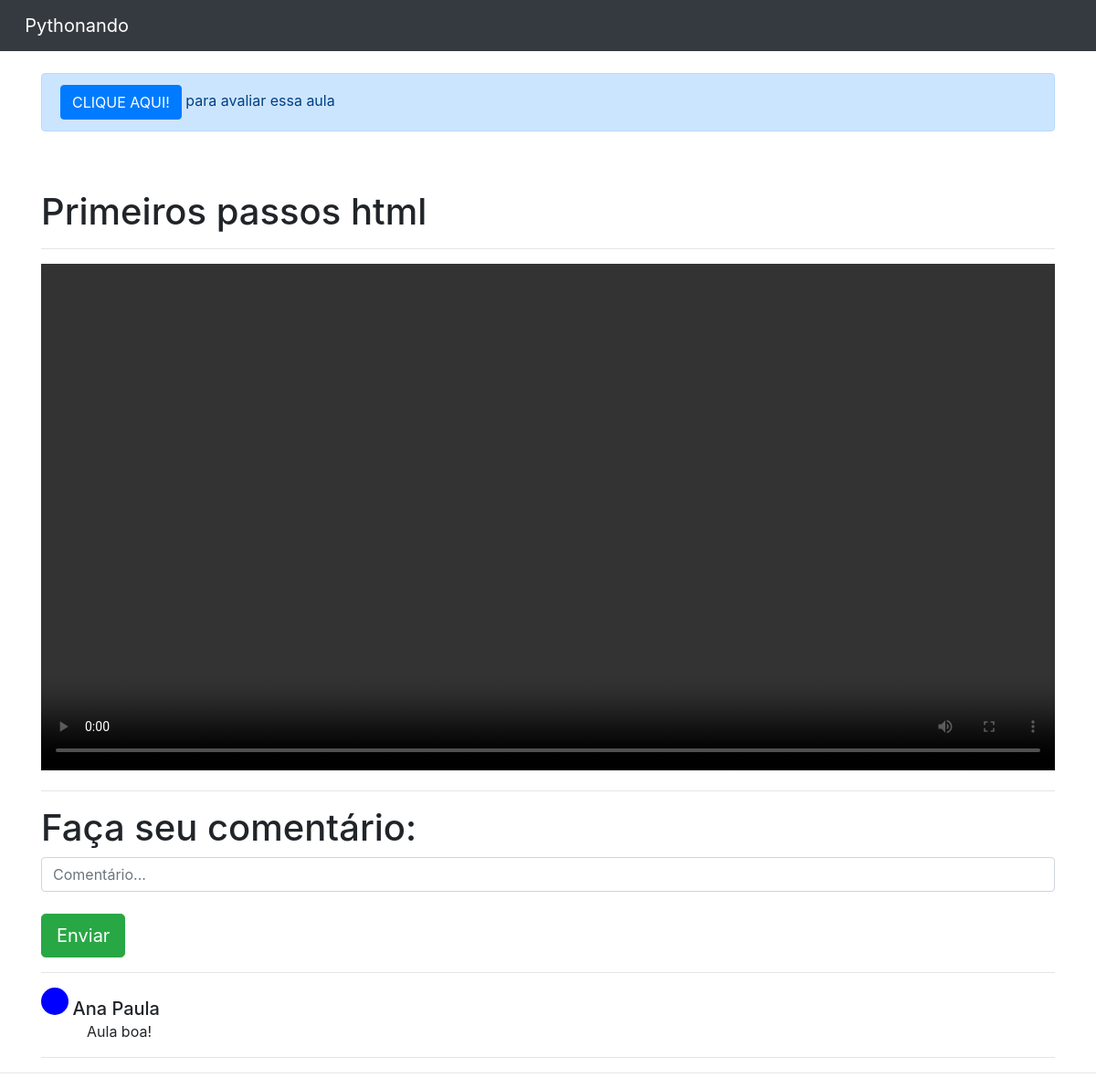
Before: /home/aula/1 (signed in) with the older database file.
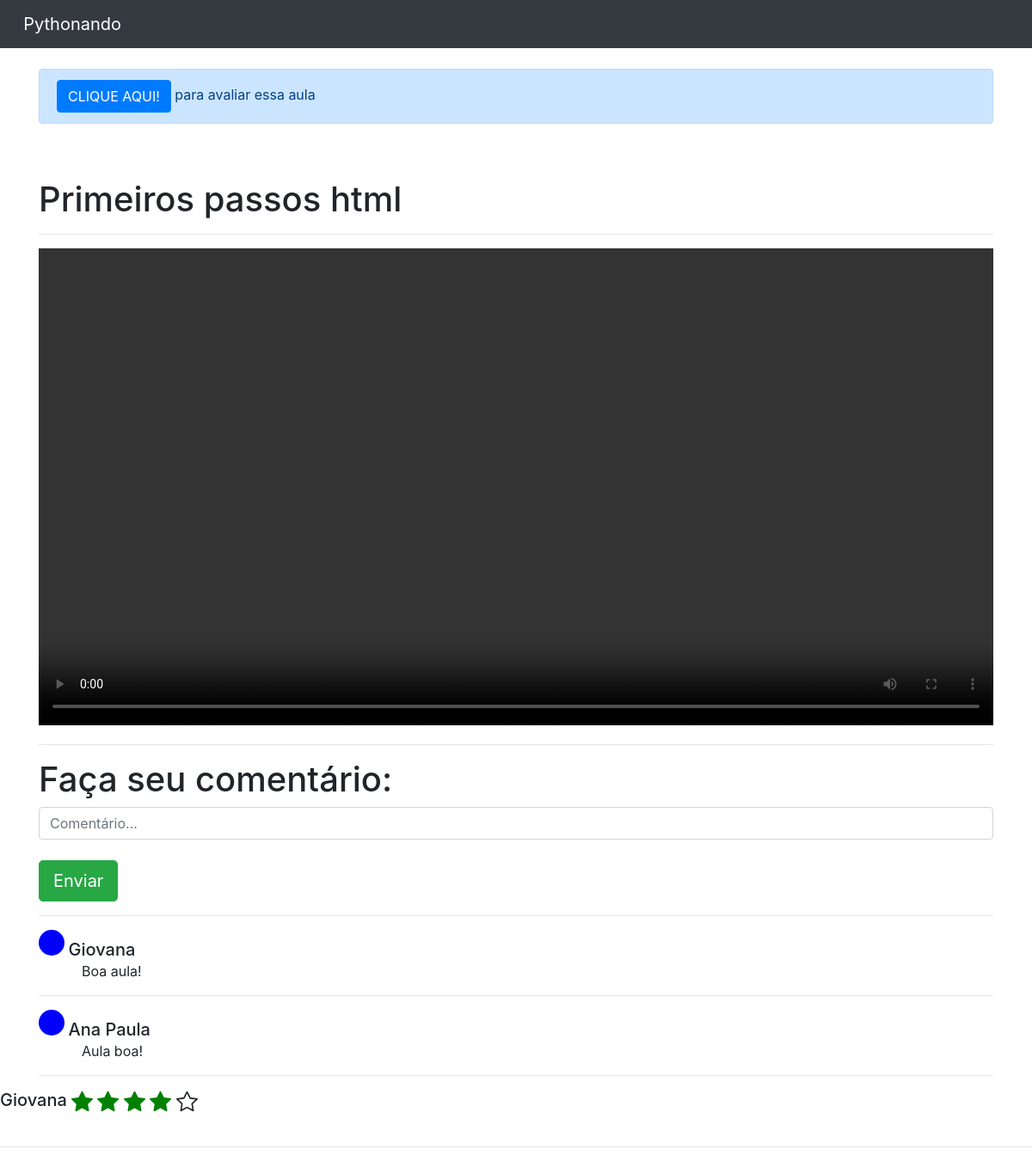
After: the same page with the newer database file.
### cursos/models.py (models this page shows, shortened)
class Aulas(models.Model):
    nome = models.CharField(max_length = 100)
    descricao = models.TextField()
    aula = models.FileField(upload_to = "aulas")
    curso = models.ForeignKey(Cursos, on_delete = models.DO_NOTHING)
    class Meta:
        verbose_name = "Aula"
        verbose_name_plural = "Aulas"

class Comentarios(models.Model):
    usuario = models.ForeignKey(Usuario, on_delete = models.DO_NOTHING)
    comentario = models.TextField()
    data = models.DateTimeField(default = datetime.now)
    aula = models.ForeignKey(Aulas, on_delete = models.DO_NOTHING)
    class Meta:
        verbose_name = "Comentario"
        verbose_name_plural = "Comentarios"

class NotasAulas(models.Model):
    choices = (
        ('p', 'Péssimo'),
        ('r', 'Ruim'),
        ('re', 'Regular'),
        ('b', 'bom'),
        ('o', 'Ótimo')
    )
    aula = models.ForeignKey(Aulas, on_delete=models.DO_NOTHING)
    nota = models.CharField(max_length=50, choices=choices)
    usuario = models.ForeignKey(Usuario, on_delete=models.DO_NOTHING)

### usuarios/models.py (models this page shows)
class Usuario(models.Model):
    nome = models.CharField(max_length = 50)
    email = models.EmailField()
    senha = models.CharField(max_length = 64)
    def __str__(self) -> str:
        return self.nome
    class Meta:
        verbose_name = "Usuario"
        verbose_name_plural = "Usuarios"

### cursos/views.py (the view)
# urls.py: path('aula/<int:id>', views.aula, name = 'aula'),
def aula(request, id):
    if request.session.get('usuario'):
        aula = Aulas.objects.get(id = id)
        usuario_id = request.session['usuario']
        comentarios = Comentarios.objects.filter(aula = aula).order_by('-data')
        request_usuario = request.session.get('usuario')
        usuario_avaliou = NotasAulas.objects.filter(aula_id = id).filter(usuario_id = request_usuario)
        avaliacoes = NotasAulas.objects.filter(aula_id = id) #exibir todas as avaliacoes
        return render(request, 'aula.html', {'aula': aula,
                                            'usuario_id': usuario_id,
                                            'comentarios': comentarios,
                                            'request_usuario': request_usuario,
                                            'usuario_avaliou': usuario_avaliou,
                                            'avaliacoes': avaliacoes})
    else:
        return redirect('/auth/login/?status=2')

### cursos/templatestags/filtros.py (called while the page is built)
@register.filter
def return_list(value, arg):
    return [i for i in range(int(arg))]

### cursos/templates/aula.html (shortened to what this page needs)
{% extends 'base.html'%}
{% load filtros %}
{% block 'body' %}
<div class="container">
    {% if not usuario_avaliou %}
    <br>
        <div class="alert alert-primary" role="alert">
            <button type="button" class="btn btn-primary" data-toggle="modal" data-target="#exampleModal">
                CLIQUE AQUI!
            </button> para avaliar essa aula
        </div>
    {% endif %}
    <br>
    <br>
    <h1>{{aula.nome}}</h1>
    <hr>
    <video  width="100%" controls>
        <source src="{{aula.aula.url}}" type="video/mp4">
    </video>
    <hr>
    <h1>Faça seu comentário: </h1>
    <input id="comentario" type="text" placeholder="Comentário..." class="form-control">
    <br>
    <input onclick="envia_comentario()" type="button" value="Enviar" class="btn btn-success btn-lg">
    <hr>
    <div id="comentarios">
        {% for i in comentarios%}
        <div style="background-color: blue; width: 30px; height: 30px; border-radius: 15px; display: inline-block;"></div>
        <h5 style="display: inline;">{{i.usuario}}</h5>
        <p style="margin-left: 50px;">{{i.comentario}}</p>
        <hr>
        {% endfor %}
    </div>
</div>
    <div id="avaliacoes">
        {% for i in avaliacoes%}
        <h5 style="display: inline;">
            {{i.usuario}}
        </h5>
        <br>
        <br>
        {% endfor %}
        <hr>
    </div>
{% endblock %}

### templates/base.html (shortened to what this page needs)
<!doctype html>
<html lang="pt-BR">
    <head>
    <link rel="stylesheet" href="https://cdn.jsdelivr.net/npm/bootstrap@4.6.0/dist/css/bootstrap.min.css">
    </head>
    <body>
    <nav class="navbar navbar-dark bg-dark">
        <a class="navbar-brand" href="#">&nbsp&nbspPythonando</a>
    </nav>
    {% block 'body'%}{% endblock %}
    </body>
</html>

Changed rows visible on the page:
added Comentarios: usuario "Giovana", comentario "Boa aula!"
added NotasAulas: usuario "Giovana", nota "b" (drawn)
